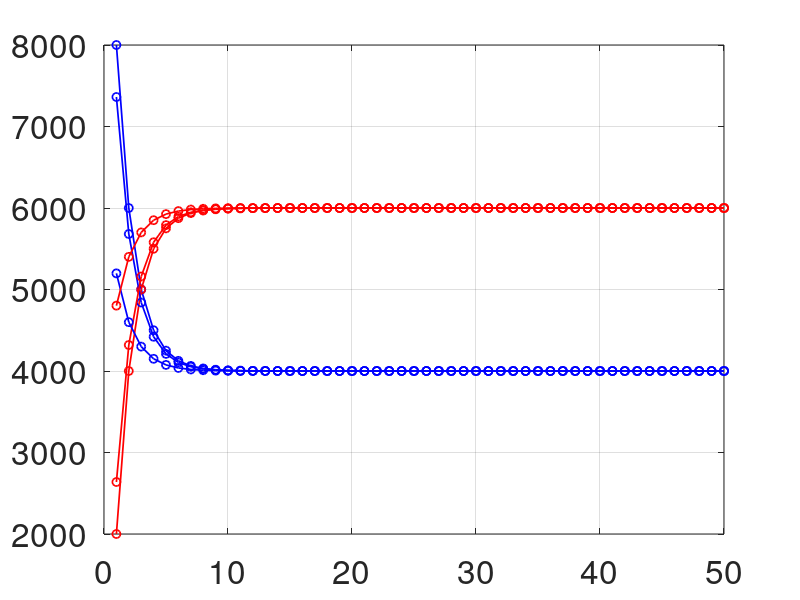

MATLAB code to generate this figure: (Note: this script raises an error after producing the figure.)
function plot_steady_state_convergence
close all;
figure(1);
set(0,'DefaultAxesFontSize',24);set(gca,'FontSize',24);% increase font size
set(0,'DefaultLineLineWidth', 1.25);
box on; hold on; grid on;


% Example 1
A = [0.7 0.2; 0.3 0.8]; % Stochastic matrix
w0 = [8000; 2000]; % initial population
N = 50; % number of steps
w = zeros(2, N);
w(:,1) = w0;
disp(w)
% generate 2 random states
x1 = randi([0, 10000]);
y1 = randi([0, 10000]);
z1 = randi([0, 10000]);

x = zeros(2, N);
y = zeros(2, N);
z = zeros(2, N);
x(:,1) = [x1; 10000 - x1];
y(:,1) = [y1; 10000 - y1];
z(:,1) = [z1; 10000 - z1];

for i = 2:N
    w(:,i) = A^(i-1) * w(:,1);
    x(:,i) = A^(i-1) * x(:,1);
    y(:,i) = A^(i-1) * y(:,1);
    z(:,i) = A^(i-1) * z(:,1);
end
narray = linspace(1, length(w), length(w));
plot(narray, w(1,:), 'b-o');
plot(narray, w(2,:), 'r-o');
plot(narray, x(1,:), 'b-o');
plot(narray, x(2,:), 'r-o');
plot(narray, y(1,:), 'b-o');
plot(narray, y(2,:), 'r-o');
yline(6000, 'r--');
yline(4000, 'b:');
xlim([0, 10]);
xlabel('Years', 'Interpreter', 'latex');
ylabel('Population', 'Interpreter', 'latex');
